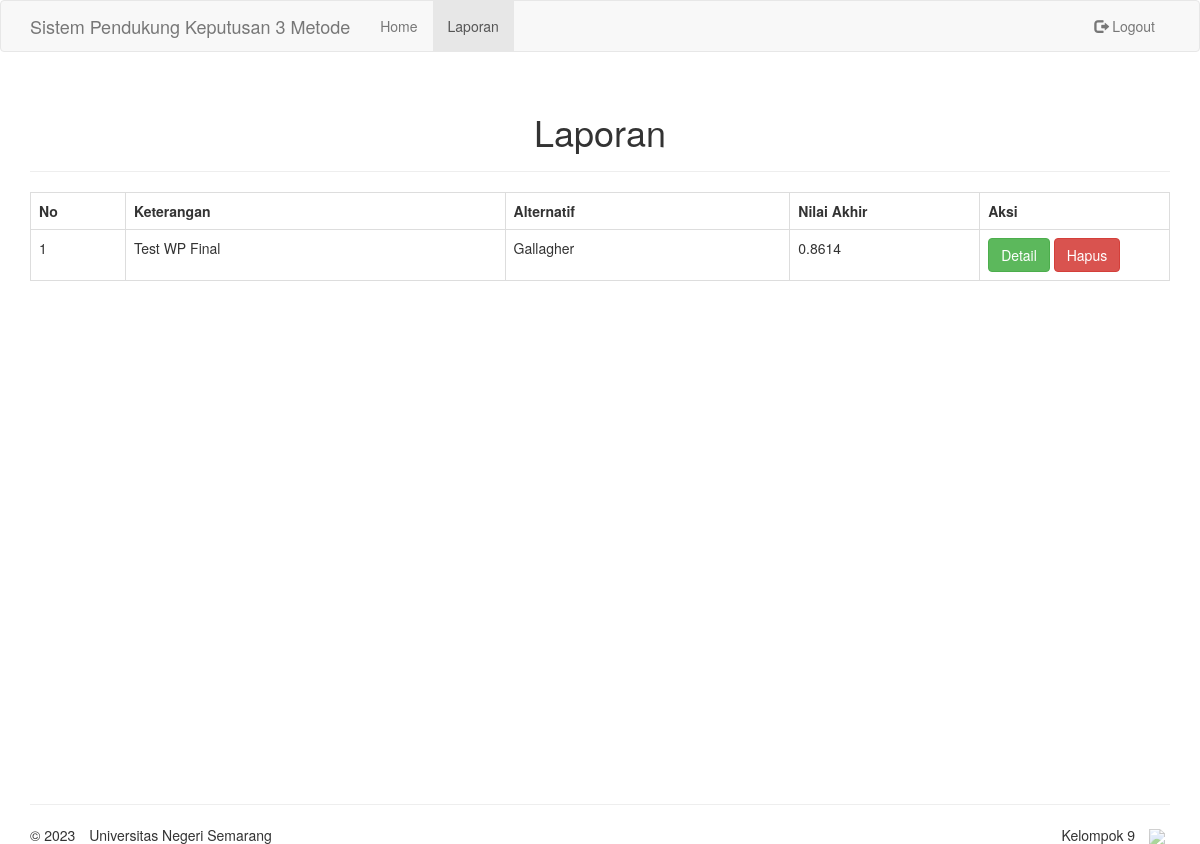
Screenshot of /laporan.php (signed in) with the database file from the repository.
### tables this page shows
CREATE TABLE `hasil` (
  `id_pemilihan` int(11) NOT NULL,
  `alternatif` varchar(255) NOT NULL,
  `v` double NOT NULL
);

CREATE TABLE `pemilihan` (
  `id` int(11) NOT NULL,
  `keterangan` varchar(255) NOT NULL,
  `tanggal` date NOT NULL,
  `status` varchar(20) NOT NULL
);

### laporan.php (the view, shortened to what this page needs)
<?php
require './includes/config.php';
$req = $dbc->prepare("SELECT * FROM pemilihan a INNER JOIN hasil b ON a.id = b.id_pemilihan");
$req->execute();
$pemilihan = $req->fetchAll();
include './includes/header.php';
?>
<div class="col-md-12">
    <div class="page-header text-center">
        <h1>Laporan</h1>
    </div>
    <?php
    if ($pemilihan) {
    ?>
    <table class="table table-bordered">
        <tr>
            <th class="col-md-1">No</th>
            <th class="col-md-4">Keterangan</th>
            <th class="col-md-3">Alternatif</th>
            <th class="col-md-2">Nilai Akhir</th>
            <th class="col-md-2">Aksi</th>
        </tr>
        <?php
        for($i = 0; $i < count($pemilihan); $i++) {
            echo '<tr>
                <td>'.($i+1).'</td>
                <td>'.$pemilihan[$i]['keterangan'].'</td>
                <td>'.$pemilihan[$i]['alternatif'].'</td>
                <td>'.$pemilihan[$i]['v'].'</td>
                <td>
                    <a href="detail-laporan.php?id='.$pemilihan[$i]['id'].'" class="btn btn-success">Detail</a>
                    <a href="hapus-laporan.php?id='.$pemilihan[$i]['id'].'" class="btn btn-danger">Hapus</a>
                </td>
            </tr>';
        }
        ?>
    </table>
    <?php
    } else {
        echo '<div class="well well-lg text-center">
                <strong>Tidak ada data yang disimpan.</strong>
            </div>';
    }
    ?>
</div>
<?php
include './includes/footer.php';
?>

### css/styles.css (style rules this page uses)
html { position: relative; min-height: 100%; }
body { margin-bottom: 60px; }

### rows the page displays
hasil: id_pemilihan.keterangan "Test WP Final", alternatif "Gallagher", v "0.8614"

### other values shown
$key "Home"
$key "Laporan"
